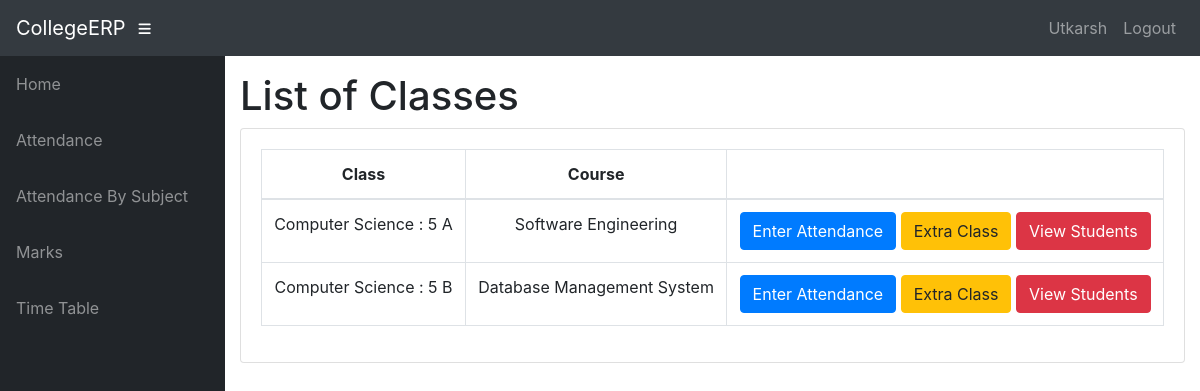
The page /info/teacher/CS03/1/Classes/ (signed in) on the database its author committed.
### info/models.py (models this page shows, shortened)
class User(AbstractUser):
    @property
    def is_student(self):
        if hasattr(self, 'student'):
            return True
        return False

class Student(models.Model):
    user = models.OneToOneField(User, on_delete=models.CASCADE, null=True)
    class_id = models.ForeignKey(Class, on_delete=models.CASCADE, default=1)
    USN = models.CharField(primary_key='True', max_length=100)
    name = models.CharField(max_length=200)
    sex = models.CharField(max_length=50, choices=sex_choice, default='Male')
    DOB = models.DateField(default='1998-01-01')

class Assign(models.Model):
    class_id = models.ForeignKey(Class, on_delete=models.CASCADE)
    course = models.ForeignKey(Course, on_delete=models.CASCADE)
    teacher = models.ForeignKey(Teacher, on_delete=models.CASCADE)
    class Meta:
        unique_together = (('course', 'class_id', 'teacher'),)

class Class(models.Model):
    id = models.CharField(primary_key='True', max_length=100)
    dept = models.ForeignKey(Dept, on_delete=models.CASCADE)
    section = models.CharField(max_length=100)
    sem = models.IntegerField()
    class Meta:
        verbose_name_plural = 'classes'
    def __str__(self):
        d = Dept.objects.get(name=self.dept)
        return '%s : %d %s' % (d.name, self.sem, self.section)

class Dept(models.Model):
    id = models.CharField(primary_key='True', max_length=100)
    name = models.CharField(max_length=200)
    def __str__(self):
        return self.name

class Course(models.Model):
    dept = models.ForeignKey(Dept, on_delete=models.CASCADE)
    id = models.CharField(primary_key='True', max_length=50)
    name = models.CharField(max_length=50)
    shortname = models.CharField(max_length=50, default='X')
    def __str__(self):
        return self.name

### info/views.py (the view)
# urls.py: path('teacher/<slug:teacher_id>/<int:choice>/Classes/', views.t_clas, name='t_clas'),
@login_required
def t_clas(request, teacher_id, choice):
    teacher1 = get_object_or_404(Teacher, id=teacher_id)
    return render(request, 'info/t_clas.html', {'teacher1': teacher1, 'choice': choice})

### info/templates/info/t_clas.html
{% extends 'info/base.html' %}
{% block content %}
    <h1>List of Classes</h1>
    <div class="card mb-3">
            <div class="card-body">
              <div class="table-responsive">
                <table class="table table-bordered text-center" id="dataTable" width="100%" cellspacing="0">
                  <thead>
                    <tr>
                        <th>Class</th>
                        <th>Course</th>
                        <th></th>
                    </tr>
                  </thead>
                  <tbody>
                    {% for ass in teacher1.assign_set.all %}
                    <tr>
                        <td>{{ ass.class_id }}</td>
                        <td>{{ ass.course }}</td>
                        <td>
                            {% if choice == 1 %}
                                <a class="btn btn-primary" href="{% url 't_class_date' ass.id %}" role="button">Enter Attendance</a>
                                <a class="btn btn-warning" href="{% url 't_extra_class' ass.id %}">Extra Class</a>
                                <a class="btn btn-danger" href="{% url 't_student' ass.id %}">View Students</a>
                            {% elif choice == 2 %}
                                <a class="btn btn-primary" href="{% url 't_marks_list' ass.id %}" role="button">Enter Marks</a>
                                <a class="btn btn-danger" href="{% url 't_student_marks' ass.id %}">View Students</a>
                            {% elif choice == 3 %}
                                <a class="btn btn-danger" href="{% url 't_report' ass.id %}">Generate reports</a>
                            {% endif %}
                        </td>
                    </tr>
                    {% empty %}
                            <p>teacher has no courses</p>
                    {% endfor %}
                  </tbody>
                </table>
              </div>
    </div>
{% endblock %}

### info/templates/info/base.html (shortened to what this page needs)
<!DOCTYPE html>
<html lang="en">
  <head>
      {% load static %}
    <link href="{% static '/info/bootstrap/vendor/bootstrap/css/bootstrap.min.css' %}" rel="stylesheet">
    <link href="{% static '/info/bootstrap/vendor/fontawesome-free/css/all.min.css' %}" rel="stylesheet" type="text/css">
    <link href="{% static '/info/bootstrap/vendor/datatables/dataTables.bootstrap4.css' %}" rel="stylesheet">
    <link href="{% static '/info/bootstrap/css/sb-admin.css' %}" rel="stylesheet">
  </head>
  <body id="page-top">
    <nav class="navbar navbar-expand navbar-dark bg-dark static-top">
      <a class="navbar-brand mr-1" href="{% url 'index' %}">CollegeERP</a>
      <button class="btn btn-link btn-sm text-white order-1 order-sm-0" id="sidebarToggle" href="#">
        <i class="fas fa-bars"></i>
      </button>
        <div class="collapse navbar-collapse" id="navbarResponsive">
          <ul class="navbar-nav ml-auto">
            <li class="nav-item">
                {% if request.user.is_student %}
                    <a class="nav-link text-capitalize">{{ request.user.student.name }}</a>
                {% elif request.user.is_teacher %}
                    <a class="nav-link text-capitalize">{{ request.user.teacher.name }}</a>
                {% endif %}
            </li>
            <li class="nav-item">
                <a class="nav-link" href="#" data-toggle="modal" data-target="#logoutModal">Logout</a>
            </li>
          </ul>
        </div>
    </nav>
    <div id="wrapper">
      <ul class="sidebar navbar-nav">
            <li class="nav-item">
              <a class="nav-link" href="{% url 'index' %}">
                <span>Home</span>
              </a>
            </li>
        {% if request.user.is_student %}
            <li class="nav-item">
              <a class="nav-link" href="{% url 'attendance' request.user.student.USN %}">
                <span>Attendance</span>
              </a>
            </li>
            <li class="nav-item">
              <a class="nav-link" href="{% url 'attendance' request.user.student.USN %}">
                <span>Attendance By Subject</span>
              </a>
            </li>
            <li class="nav-item">
              <a class="nav-link" href="{% url 'marks_list' request.user.student.USN %}">
                <span>Marks</span>
              </a>
            </li>
              <li class="nav-item">
              <a class="nav-link" href="{% url 'timetable' request.user.student.class_id_id %}">
                <span>Time Table</span>
              </a>
            </li>
        {% endif %}
      </ul>
      <div id="content-wrapper">
        <div class="container-fluid">
            {% block content %}
            {% endblock %}
        </div>
      </div>
    </div>
  </body>
</html>

### rows shown on the page
User: user.student.name "Utkarsh"
Assign: class_id "Computer Science : 5 A", course "Software Engineering"
Assign: class_id "Computer Science : 5 B", course "Database Management System"
